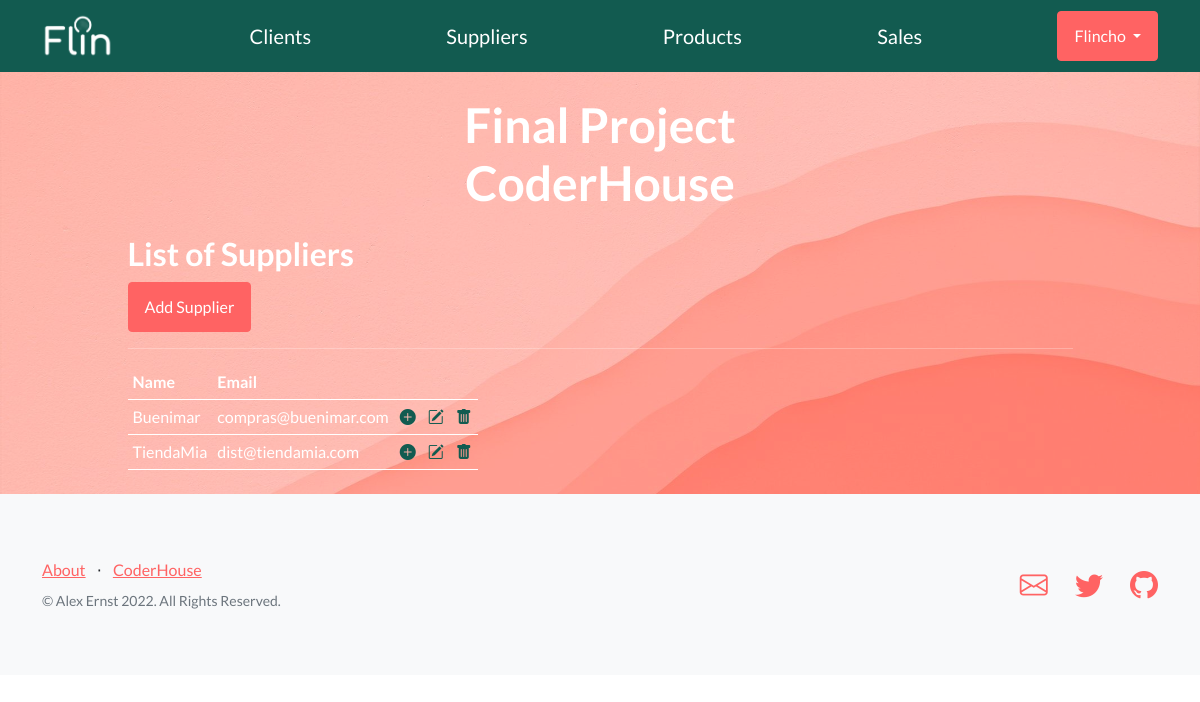
Page /suppliers/ (signed in) on the committed database.
### suppliers/models.py (models this page shows)
class Supplier(models.Model):
    name = models.CharField(max_length=40)
    phone = models.IntegerField()
    email = models.EmailField()
    bank_account = models.CharField(max_length=40)
    working_since = models.DateField(default="2000-01-01")

### suppliers/views.py (the view)
# urls.py: path('', views.SupplierListView.as_view(), name='supplier-list'),
class SupplierListView(ListView):
    model = Supplier
    template_name = "supplier/supplier_list.html"

### suppliers/templates/suppliers/supplier_list.html (shortened to what this page needs)
{% extends "main/index.html" %}
{% load static %}
{% block content %}
<h2>List of Suppliers</h2>
{% if user.is_authenticated %}
<a class="btn btn-primary" href="{% url 'suppliers:supplier-add' %}">Add Supplier</a>
{% endif %}
<hr>
    <table>
            <tr style="border-bottom: 1px solid #fff">
            <th style="padding: 5px">Name</th>
            <th style="padding: 5px">Email</th>
            <th style="padding: 5px" ></th>
            <th style="padding: 5px"></th>
        </tr>
        {% for supplier in supplier_list %}
        <tr style="border-bottom: 1px solid #fff">
           <td style="padding: 5px">{{supplier.name}} </td><td style="padding: 5px">{{supplier.email}}</td>
            <td><a href="{% url 'suppliers:supplier-detail' supplier.id %}" style="padding: 5px">
                <i class="bi-plus-circle-fill" style="color: #125B50"> </i>
            </a></td>
            {% if user.is_authenticated %}
            <td><a href="{% url 'suppliers:supplier-update' supplier.id %}" style="padding: 5px">
                <i class="bi-pencil-square" style="color: #125B50"> </i>
            </a></td>
            <td><a href="{% url 'suppliers:supplier-delete' supplier.id %}" style="padding: 5px">
                <i class="bi-trash-fill" style="color: #125B50"> </i>
            </a></td>
            {% endif %}
        </tr>
    {% endfor %}
    </table>
{% endblock %}

### main/templates/main/index.html (shortened to what this page needs)
<!DOCTYPE html>
<html lang="en">
    <head>
        {% load static %}
        <link href="https://cdn.jsdelivr.net/npm/bootstrap-icons@1.5.0/font/bootstrap-icons.css" rel="stylesheet" type="text/css" />
        <link href="{% static 'main/css/styles.css' %}" rel="stylesheet" />
    </head>
    <body>
        <nav class="navbar navbar-light static-top" style="background-color: #125B50;">
            <div class="container">
                <a class="navbar-brand" href="{% url 'home' %}"><img style="height: 2.3em" src="{% static 'main/assets/Flin_isologo_blanco.png' %}" alt="Home"></img></a>
                <a class="navbar-brand" href="{% url 'clients:client-list' %}">Clients</a>
                <a class="navbar-brand" href="{% url 'suppliers:supplier-list' %}">Suppliers</a>
                <a class="navbar-brand" href="{% url 'products:product-list' %}">Products</a>
                <a class="navbar-brand" href="{% url 'sales:sale-list' %}">Sales</a>
                {% if user.is_authenticated %}
                <div class="dropdown">
                  <button class="btn btn-primary dropdown-toggle" type="button" id="UserMenoButton" data-bs-toggle="dropdown">
                    {{ user.username }}
                  </button>
                </div>
                {% else %}
                <a  class="btn btn-primary" href="{% url 'accounts:user-login' %}">Log in</a>
                {% endif %}
            </div>
        </nav>
        <header class="masthead">
            <div class="container position-relative">
                <div class="row justify-content-center">
                    <div class="col-xl-6">
                        <div class="text-center text-white">
                            <h1 class="mb-5">Final Project<br>CoderHouse</h1>
                            <div class="text-lg-start text-white">
                                {% block content %}
                                {% endblock %}
                            </div>
                        </div>
                    </div>
                </div>
            </div>
        </header>
        <footer class="footer bg-light">
            <div class="container">
                <div class="row">
                    <div class="col-lg-6 h-100 text-center text-lg-start my-auto">
                        <ul class="list-inline mb-2">
                            <li class="list-inline-item"><a href="https://www.youtube.com/watch?v=a3Z7zEc7AXQ&t" target="_blank">About</a></li>
                            <li class="list-inline-item">⋅</li>
                            <li class="list-inline-item"><a href="https://www.coderhouse.com" target="_blank">CoderHouse</a></li>
                        </ul>
                        <p class="text-muted small mb-4 mb-lg-0">&copy; Alex Ernst 2022. All Rights Reserved.</p>
                    </div>
                    <div class="col-lg-6 h-100 text-center text-lg-end my-auto">
                        <ul class="list-inline mb-0">
                            <li class="list-inline-item me-4">
                                <a href="mailto:alex24oct@gmail.com?subject=Webpage contact" target="_blank"><i class="bi-envelope fs-3"></i></a>
                            </li>
                            <li class="list-inline-item me-4">
                                <a href="https://twitter.com" target="_blank"><i class="bi-twitter fs-3"></i></a>
                            </li>
                            <li class="list-inline-item">
                                <a href="https://github.com/Flincho/Proyecto-Final-CoderHouse" target="_blank"><i class="bi-github fs-3"></i></a>
                            </li>
                        </ul>
                    </div>
                </div>
            </div>
        </footer>
    </body>
</html>

### rows in the picture
Supplier: name "Buenimar", email "compras@buenimar.com"
Supplier: name "TiendaMia", email "dist@tiendamia.com"

### other values in the picture
{{ user.username }} "Flincho"
